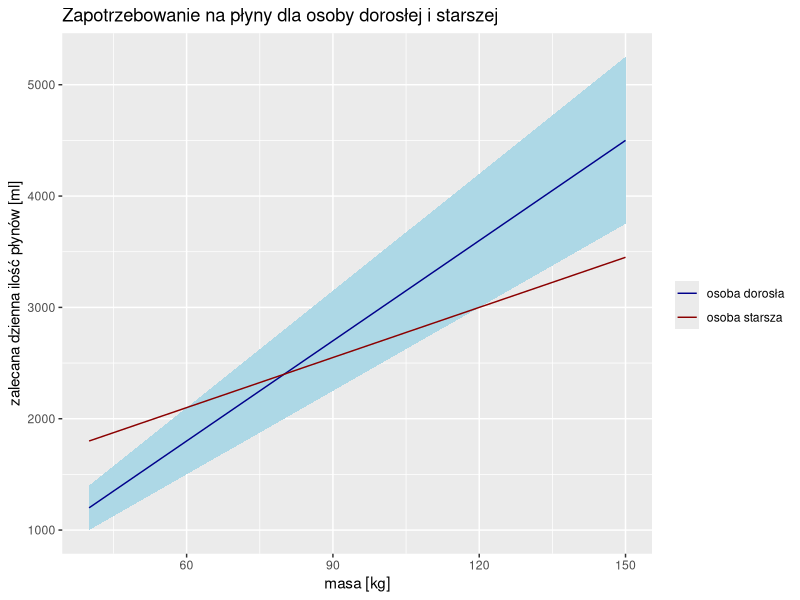
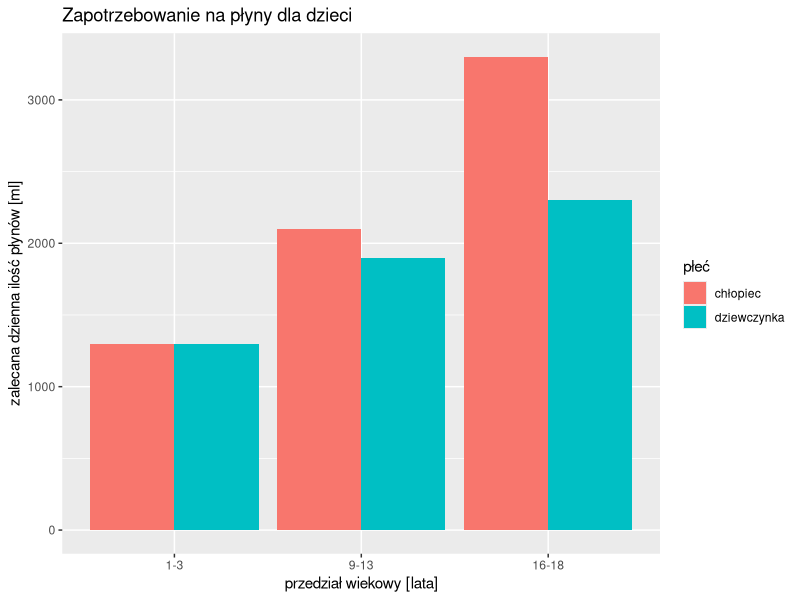

Source code (R) for these figures, in order:
## ---- chunk 1
knitr::opts_chunk$set(echo = TRUE)
## ---- chunk 2
library(ggplot2)
## ---- chunk 3
masa <- seq(from=40, to=150, by=5)
woda.dorosly <- masa*30 #ml +/- 5ml
woda.stary <- 100*10 + 50*10 + (masa-20)*15
t1 <- data.frame(masa, woda.dorosly, woda.stary)

ggplot(t1, aes(x=masa)) +
  geom_ribbon(aes(ymin=woda.dorosly-5*masa, ymax=woda.dorosly+5*masa), fill="lightblue")+
  geom_line(aes(y=woda.dorosly, col="osoba dorosła"))+
  geom_line(aes(y=woda.stary, col="osoba starsza"))+
  xlab("masa [kg]")+
  ylab("zalecana dzienna ilość płynów [ml]")+
  ggtitle("Zapotrzebowanie na płyny dla osoby dorosłej i starszej")+
  scale_colour_manual("", values=c("darkblue", "darkred"))
  
## ---- chunk 4
płeć <- rep(c("chłopiec", "dziewczynka"), 3)
wiek <- factor(rep(c("1-3", "9-13", "16-18"), each=2), ordered=TRUE, levels = c("1-3", "9-13", "16-18"))
woda <- c(1300, 1300, 2100, 1900, 3300, 2300)
t2 <- data.frame(płeć, wiek, woda)

ggplot(t2, aes(x=wiek, fill=płeć, y=woda))+
  geom_bar(position="dodge", stat="identity")+
  ylab("zalecana dzienna ilość płynów [ml]")+
  xlab("przedział wiekowy [lata]")+
  ggtitle("Zapotrzebowanie na płyny dla dzieci")
